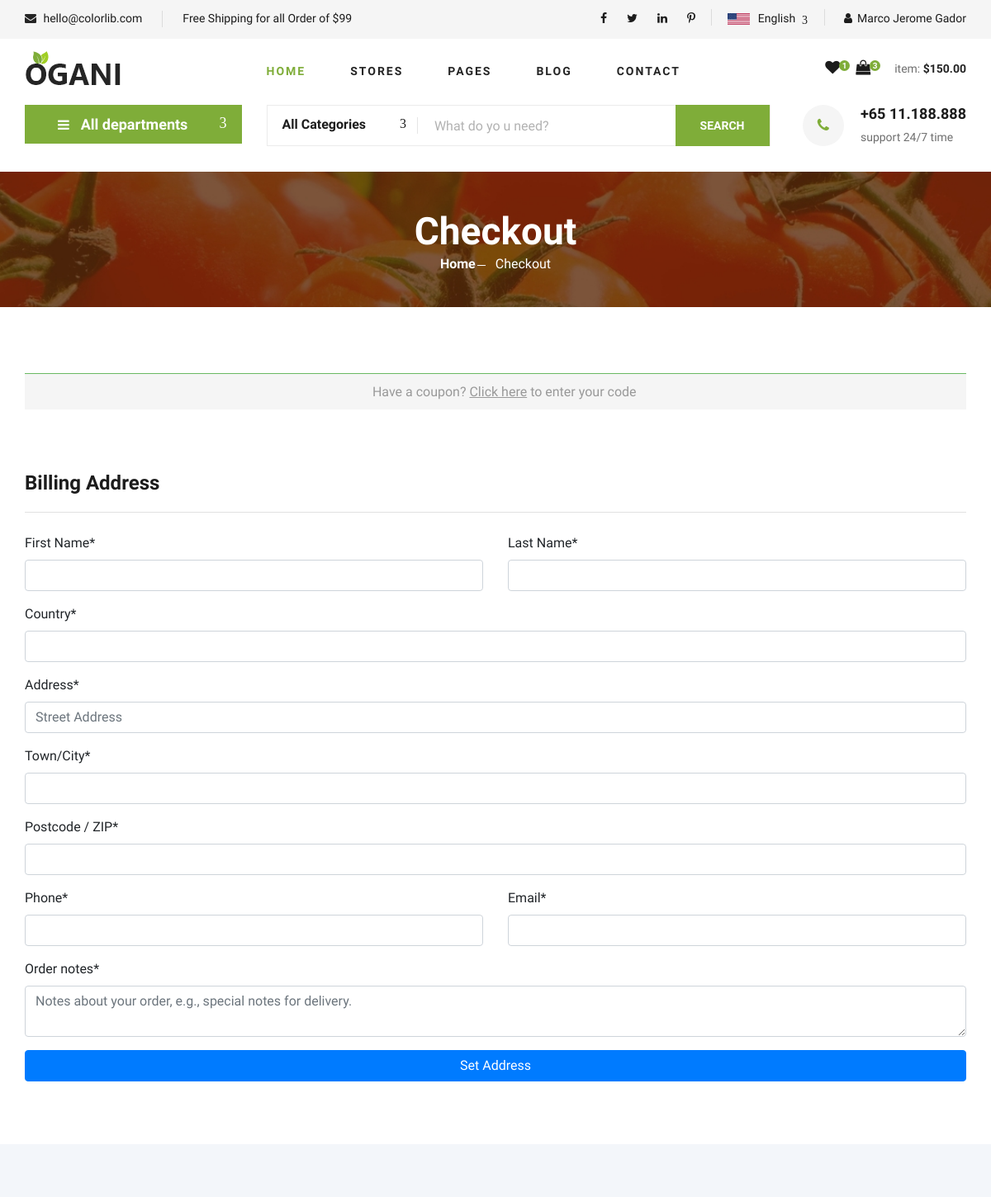
Page /my_address.php (signed in, upper part) on the earlier database version.
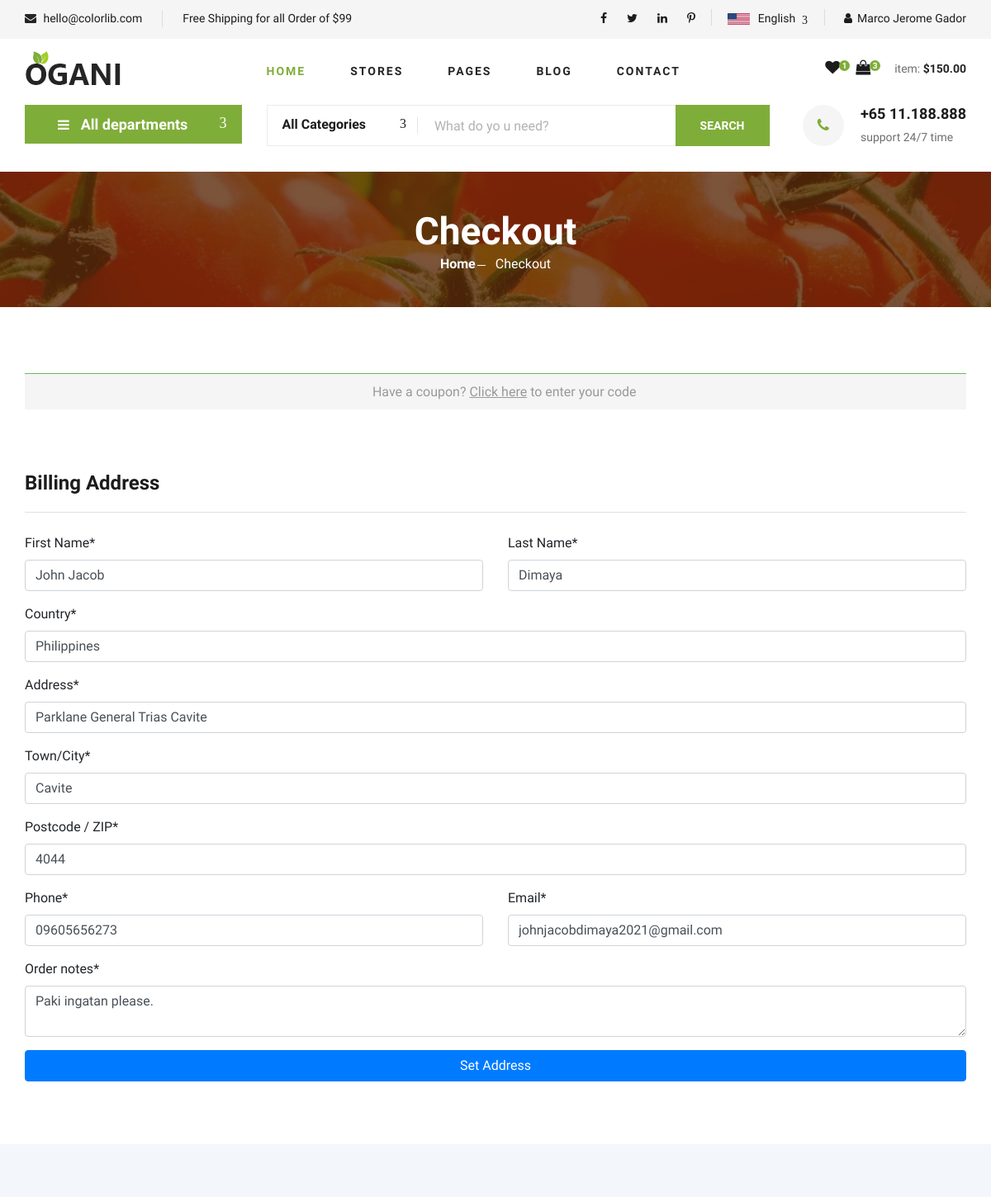
Same page on the later database version.
### tables this page shows
CREATE TABLE `billing_tbl` (
  `id` int(11) NOT NULL,
  `user_id` int(11) NOT NULL,
  `firstname` varchar(255) DEFAULT NULL,
  `lastname` varchar(255) DEFAULT NULL,
  `country` varchar(255) DEFAULT NULL,
  `address` varchar(255) DEFAULT NULL,
  `city` varchar(255) DEFAULT NULL,
  `postcode` varchar(10) DEFAULT NULL,
  `phoneno` varchar(12) DEFAULT NULL,
  `email` varchar(255) DEFAULT NULL,
  `order_notes` varchar(255) DEFAULT NULL
);

### backend/View.php (called while the page is built, shortened)
<?php
class View extends Config {
    public function viewRandomStores() {
        $connection = $this->openConnection();
        $stmt = $connection->prepare("SELECT * FROM user_tbl ORDER BY RAND()");
        $stmt->execute();
        $data = $stmt->fetchAll();
        return $data;
    }
    public function viewBillingAddress($user_id) {
        $connection = $this->openConnection();
        $stmt = $connection->prepare("SELECT * FROM `billing_tbl` WHERE `user_id` = ?");
        $stmt->execute([$user_id]);
        $data = $stmt->fetch();
        return $data;
    }
}
?>

### controllers/functions.php (called while the page is built, shortened)
<?php
function userDetails() {
    $signin = new Signin();
    $access = $signin->get_session();
    return $access;
}
function viewRandomStores() {
    $view = new View();
    $stores = $view->viewRandomStores();
    return $stores;
}
function viewBillingAddress($user_id) {
    $view = new View();
    $details = $view->viewBillingAddress($user_id);
    return $details;
}
?>

### backend/Signin.php (called while the page is built, shortened)
<?php
class Signin extends Config {
    public function get_session(){
        if (isset($_SESSION['userdata'])) {
            return $_SESSION['userdata'];
        } else {
            return null;
        }
    }
}
?>

### my_address.php (the view, shortened to what the changed rows need)
<?php
$access = userDetails();
$user = $access;
$randomStores = viewRandomStores();
$details = viewBillingAddress($user['id']);
?>
<!DOCTYPE html>
<html lang="zxx">
<head>
    <link rel="stylesheet" href="css/bootstrap.min.css" type="text/css">
    <link rel="stylesheet" href="https://cdnjs.cloudflare.com/ajax/libs/font-awesome/4.7.0/css/font-awesome.min.css">
    <link rel="stylesheet" href="css/elegant-icons.css" type="text/css">
    <link rel="stylesheet" href="css/nice-select.css" type="text/css">
    <link rel="stylesheet" href="css/jquery-ui.min.css" type="text/css">
    <link rel="stylesheet" href="css/owl.carousel.min.css" type="text/css">
    <link rel="stylesheet" href="css/slicknav.min.css" type="text/css">
    <link rel="stylesheet" href="css/style.css" type="text/css">
</head>
<body>
    <section class="breadcrumb-section set-bg" data-setbg="img/breadcrumb.jpg">
        <div class="container">
            <div class="row">
                <div class="col-lg-12 text-center">
                    <div class="breadcrumb__text">
                        <h2>Checkout</h2>
                    </div>
                </div>
            </div>
        </div>
    </section>
    <section class="checkout spad">
        <div class="container">
            <div class="checkout__form">
                <form action="" method="post">
                    <div class="row">
                        <div class="col-md-6">
                            <div class="form-group">
                                <label for="firstname">First Name<span>*</span></label>
                                <input type="text" class="form-control" name="firstname" value="<?= isset($details['firstname']) ? $details['firstname'] : '' ?>" required />
                            </div>
                        </div>
                        <div class="col-md-6">
                            <div class="form-group">
                                <label for="lastname">Last Name<span>*</span></label>
                                <input type="text" class="form-control" name="lastname" value="<?= isset($details['lastname']) ? $details['lastname'] : '' ?>" required />
                            </div>
                        </div>
                    </div>
                    <div class="form-group">
                        <label for="country">Country<span>*</span></label>
                        <input type="text" class="form-control" name="country" value="<?= isset($details['country']) ? $details['country'] : '' ?>" required />
                    </div>
                    <div class="form-group">
                        <label for="address">Address<span>*</span></label>
                        <input type="text" class="form-control" placeholder="Street Address" name="address" value="<?= isset($details['address']) ? $details['address'] : '' ?>" required />
                    </div>
                    <div class="form-group">
                        <label for="city">Town/City<span>*</span></label>
                        <input type="text" class="form-control" name="city" value="<?= isset($details['city']) ? $details['city'] : '' ?>" required />
                    </div>
                    <div class="form-group">
                        <label for="zipcode">Postcode / ZIP<span>*</span></label>
                        <input type="text" class="form-control" name="zipcode" value="<?= isset($details['postcode']) ? $details['postcode'] : '' ?>" required />
                    </div>
                    <div class="row">
                        <div class="col-md-6">
                            <div class="form-group">
                                <label for="phoneno">Phone<span>*</span></label>
                                <input type="number" class="form-control" name="phoneno" value="<?= isset($details['phoneno']) ? $details['phoneno'] : '' ?>" required />
                            </div>
                        </div>
                        <div class="col-md-6">
                            <div class="form-group">
                                <label for="email">Email<span>*</span></label>
                                <input type="email" class="form-control" name="email" value="<?= isset($details['email']) ? $details['email'] : '' ?>" required />
                            </div>
                        </div>
                    </div>
                    <div class="form-group">
                        <label for="notes">Order notes<span>*</span></label>
                        <textarea class="form-control" placeholder="Notes about your order, e.g., special notes for delivery." name="notes"><?= isset($details['order_notes']) ? $details['order_notes'] : '' ?></textarea>
                    </div>
                </form>
            </div>
        </div>
    </section>
</body>
</html>

Differences in the rows shown:
added billing_tbl: firstname "John Jacob", lastname "Dimaya", country "Philippines", address "Parklane General Trias Cavite", city "Cavite", zipcode "4044", phoneno "09605656273", email "johnjacobdimaya2021@gmail.com", notes "Paki ingatan please."
